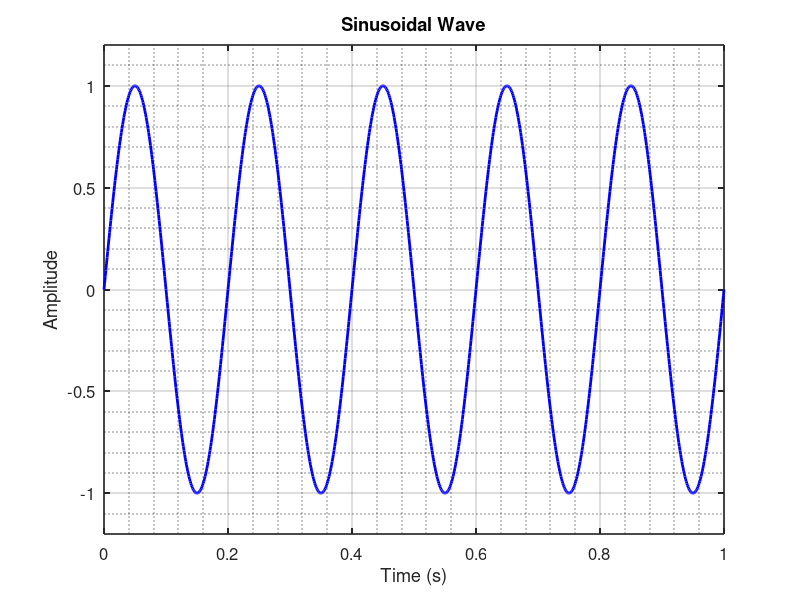

Reproduce this figure in MATLAB. (Note: this script raises an error after producing the figure.)
%%%%%%%%%%%%%%%%%%%%%%%%%%%%%%%%%%%%%%%%%%%%%%%%%%%%%%%%%%%%%%%%%%%%%%%%%%%
% Lesson 01
%
% Title:
% What Is a Sinusoidal Wave?
%
% Project:
% Beamforming From First Principles Using MATLAB
%
% Version:
% 1.0.0
%
% Description:
% This lesson introduces the mathematical representation and visualization
% of a sinusoidal wave. It serves as the foundation for understanding wave
% propagation, antenna arrays, beamforming, radar, and communication
% systems.
%
% Educational Objective:
% By the end of this lesson, learners will be able to:
%   1. Understand what a sinusoidal wave is.
%   2. Generate a sinusoidal waveform in MATLAB.
%   3. Interpret the waveform using a time-domain plot.
%
% Prerequisites:
% None
%
%%%%%%%%%%%%%%%%%%%%%%%%%%%%%%%%%%%%%%%%%%%%%%%%%%%%%%%%%%%%%%%%%%%%%%%%%%%

%% Housekeeping
% Clear the MATLAB environment to ensure that no variables,
% figures, or command window outputs from previous simulations
% affect the current lesson.

clear;
clc;
close all;

%% Simulation Parameters
% All simulation parameters are defined in one place to improve
% readability and make future modifications easier.

% Signal amplitude
signalAmplitude = 1;

% Signal frequency (Hz)
signalFrequency = 5;

% Initial phase (radians)
initialPhase = 0;

% Sampling frequency (samples/second)
samplingFrequency = 1000;

% Simulation duration (seconds)
simulationDuration = 1;

%% Time Vector
% Generate a uniformly sampled time vector.

time = 0 : 1/samplingFrequency : simulationDuration;

%% Signal Generation
% Generate the sinusoidal waveform using its mathematical model.
%
% Mathematical Equation:
%
% x(t) = A sin(2*pi*f*t + phi)
%
% where
% A   : Amplitude
% f   : Frequency (Hz)
% t   : Time (s)
% phi : Initial phase (rad)

sinusoidalSignal = signalAmplitude * ...
                   sin(2*pi*signalFrequency*(time+0) + (initialPhase+0));
%% Visualization
% Visualize the generated sinusoidal waveform.
% A publication-quality figure is created to clearly present
% the relationship between signal amplitude and time.

figure('Color', 'w', ...
       'Name', 'Lesson 01 - Sinusoidal Wave');

plot(time, ...
     sinusoidalSignal, ...
     'b', ...
     'LineWidth', 2);

hold on;

%% Figure Formatting
% Configure the figure appearance to improve readability.

grid on;
grid minor;
box on;

title('Sinusoidal Wave', ...
      'FontSize', 16, ...
      'FontWeight', 'bold');

xlabel('Time (s)', ...
       'FontSize', 13);

ylabel('Amplitude', ...
       'FontSize', 13);

set(gca, ...
    'FontSize', 12, ...
    'LineWidth', 1.2);

xlim([0 simulationDuration]);

ylim([-1.2*signalAmplitude 1.2*signalAmplitude]);

%% Add Reference Line
% Draw the zero-amplitude reference line.

yline(0, ...
      '--k', ...
      'LineWidth', 1);

%% Annotation
% Display the mathematical model on the figure.

text(0.02, ...
     1.05*signalAmplitude, ...
     '$x(t)=A\sin(2\pi ft+\phi)$', ...
     'Interpreter', 'latex', ...
     'FontSize', 14);

%% Export Figure
% Export a publication-quality image.
%
% Uncomment the following commands after creating the Figures folder.

%exportgraphics(gcf, ...
%     fullfile('..','Figures','Fig01_Sinusoidal_Wave.png'), ...
%     'Resolution',300);


 saveas(gcf,...
     fullfile('..','Figures',...
     'Fig01_Sinusoidal_Wave.png'));

%% End of Script

disp(' ');
disp('==============================================');
disp(' Lesson 01 completed successfully.');
disp(' Sinusoidal waveform generated.');
disp('==============================================');
disp(' ');
